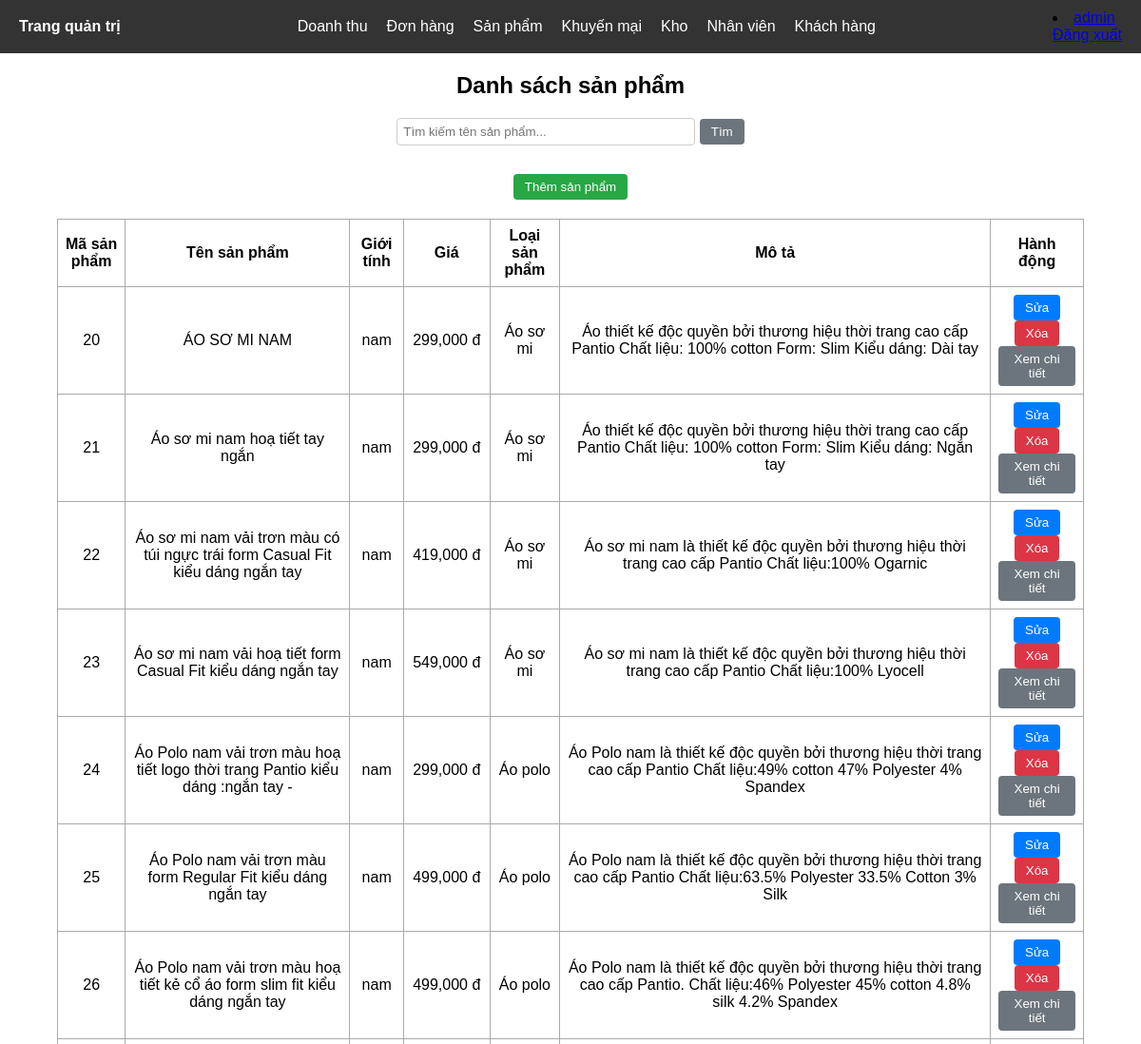
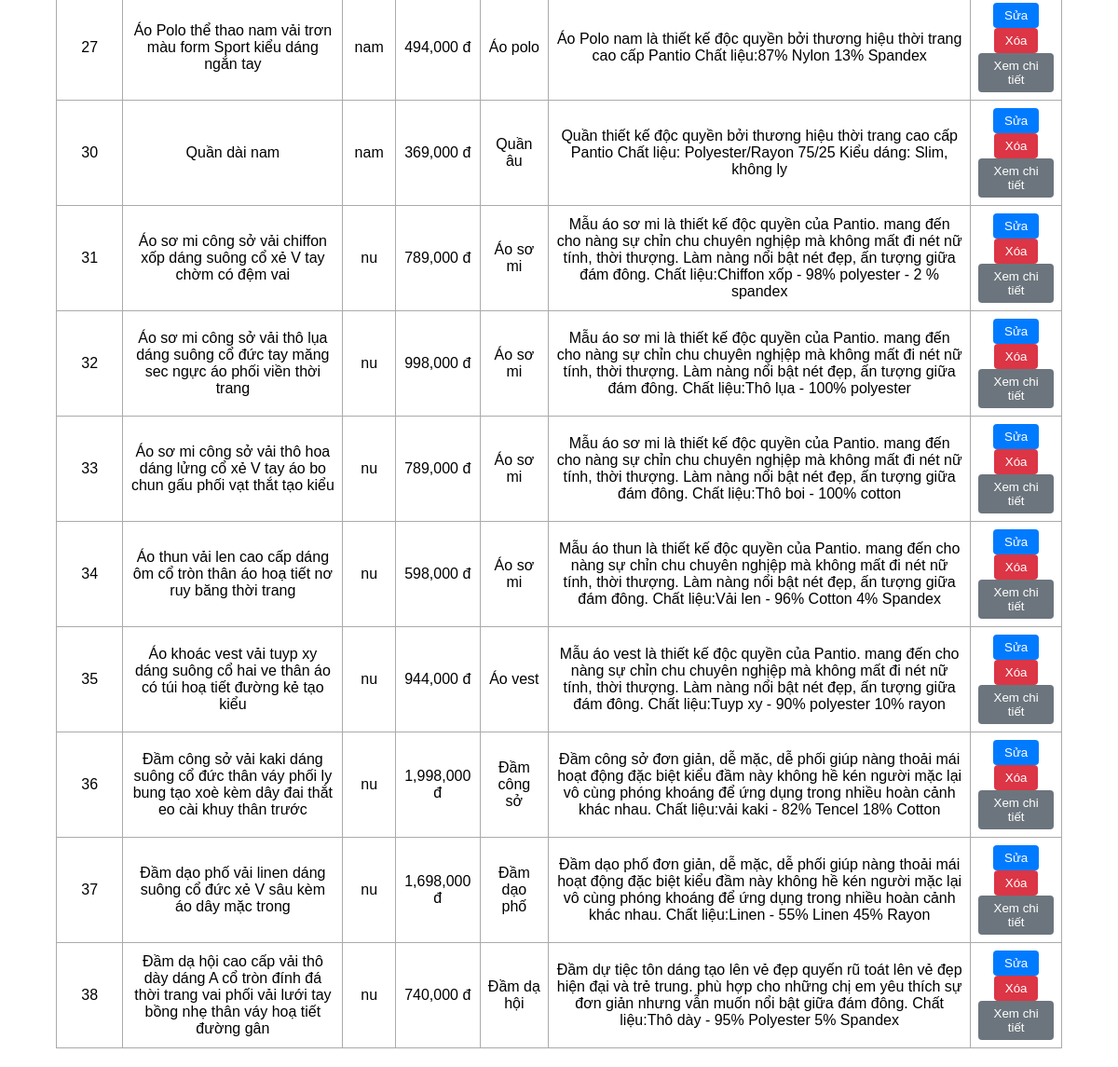
/admin/sanpham/sanphamnam.php (signed in), run on the app's committed database (2 pictures, top to bottom).
### tables this page shows
CREATE TABLE `sanphamnam` (
  `MaSP` int(11) NOT NULL,
  `TenSanPham` varchar(200) NOT NULL,
  `Gia` decimal(18,2) NOT NULL,
  `MaChiTiet` int(11) NOT NULL,
  `MoTa` text DEFAULT NULL,
  `GioiTinh` varchar(10) NOT NULL
);

CREATE TABLE `chitietloainam` (
  `MaChiTiet` int(11) NOT NULL,
  `TenChiTiet` varchar(100) NOT NULL,
  `MaLoai` int(11) NOT NULL
);

### admin/sanpham/sanphamnam.php (the view, shortened to what this page needs)
<?php
include '../include/header.php';
$search = $_GET['search'] ?? '';
$search = mysqli_real_escape_string($conn, $search);
$sql = "SELECT s.MaSP, s.TenSanPham, s.Gia, s.MoTa, s.GioiTinh, c.TenChiTiet AS LoaiSanPham
        FROM sanphamnam s
        LEFT JOIN chitietloainam c ON s.MaChiTiet = c.MaChiTiet
        WHERE s.TenSanPham LIKE '%$search%'";
$result = mysqli_query($conn, $sql);
?>
<!DOCTYPE html>
<html>
<head>
</head>
<body>
<h2 style="text-align: center;">Danh sách sản phẩm</h2>
<div class="top-button">
    <form method="GET" action="">
        <input type="text" name="search" placeholder="Tìm kiếm tên sản phẩm..." value="<?php echo htmlspecialchars($search); ?>">
        <button type="submit" class="btn btn-view">Tìm</button>
    </form>
</div>
<div class="top-button">
    <a href="themsanphamnam.php"><button class="btn btn-add">Thêm sản phẩm</button></a>
</div>
<table>
    <thead>
        <tr>
            <th>Mã sản phẩm</th>
            <th>Tên sản phẩm</th>
            <th>Giới tính</th>
            <th>Giá</th>
            <th>Loại sản phẩm</th>
            <th>Mô tả</th>
            <th>Hành động</th>
        </tr>
    </thead>
    <tbody>
        <?php while ($row = mysqli_fetch_assoc($result)) { ?>
        <tr>
            <td><?php echo htmlspecialchars($row['MaSP']); ?></td>
            <td><?php echo htmlspecialchars($row['TenSanPham']); ?></td>
            <td><?php echo htmlspecialchars($row['GioiTinh']); ?></td>
            <td><?php echo number_format($row['Gia']) . ' đ'; ?></td>
            <td><?php echo htmlspecialchars($row['LoaiSanPham']); ?></td>
            <td><?php echo htmlspecialchars($row['MoTa']); ?></td>
            <td>
                <a href="suasanphamnam.php?id=<?php echo urlencode($row['MaSP']); ?>"><button class="btn btn-edit">Sửa</button></a>
                <a href="xoasanphamnam.php?id=<?php echo urlencode($row['MaSP']); ?>" onclick="return confirm('Bạn có chắc muốn xóa?');"><button class="btn btn-delete">Xóa</button></a>
                <a href="chitietsanphamnam.php?masp=<?php echo urlencode($row['MaSP']); ?>"><button class="btn btn-view">Xem chi tiết</button></a>
            </td>
        </tr>
        <?php } ?>
    </tbody>
</table>
</body>
</html>

### admin/include/header.php (style rules this page uses)
body { margin: 0; font-family: Arial, sans-serif; }

### admin/sanpham/sanphamnam.php (style rules this page uses)
table { width: 90%; margin: 20px auto; border-collapse: collapse; }
th, td { border: 1px solid #aaa; padding: 8px; text-align: center; }
.top-button { width: 90%; margin: 20px auto 0 auto; text-align: center; }
.btn { padding: 6px 12px; cursor: pointer; border: none; border-radius: 4px; color: #fff; }
.btn-add { background-color: #28a745; }
.btn-edit { background-color: #007bff; }
.btn-delete { background-color: #dc3545; }
.btn-view { background-color: #6c757d; }
input[type="text"] { padding: 6px; width: 300px; margin-bottom: 10px; border-radius: 4px; border: 1px solid #ccc; }

### data on the page
sanphamnam: MaSP "20", TenSanPham "ÁO SƠ MI NAM", GioiTinh "nam", Gia "299,000", MaChiTiet.TenChiTiet "Áo sơ mi", MoTa "Áo thiết kế độc quyền bởi thương hiệu thời trang cao cấp Pantio Chất liệu: 100% cotton Form: Slim Kiểu dáng: Dài tay"
sanphamnam: MaSP "21", TenSanPham "Áo sơ mi nam hoạ tiết tay ngắn", GioiTinh "nam", Gia "299,000", MaChiTiet.TenChiTiet "Áo sơ mi", MoTa "Áo thiết kế độc quyền bởi thương hiệu thời trang cao cấp Pantio Chất liệu: 100% cotton Form: Slim Kiểu dáng: Ngắn tay"
sanphamnam: MaSP "22", TenSanPham "Áo sơ mi nam vải trơn màu có túi ngực trái form Casual Fit kiểu dáng ngắn tay", GioiTinh "nam", Gia "419,000", MaChiTiet.TenChiTiet "Áo sơ mi", MoTa "Áo sơ mi nam là thiết kế độc quyền bởi thương hiệu thời trang cao cấp Pantio Chất liệu:100% Ogarnic"
sanphamnam: MaSP "23", TenSanPham "Áo sơ mi nam vải hoạ tiết form Casual Fit kiểu dáng ngắn tay", GioiTinh "nam", Gia "549,000", MaChiTiet.TenChiTiet "Áo sơ mi", MoTa "Áo sơ mi nam là thiết kế độc quyền bởi thương hiệu thời trang cao cấp Pantio Chất liệu:100% Lyocell"
sanphamnam: MaSP "24", TenSanPham "Áo Polo nam vải trơn màu hoạ tiết logo thời trang Pantio kiểu dáng :ngắn tay -", GioiTinh "nam", Gia "299,000", MaChiTiet.TenChiTiet "Áo polo", MoTa "Áo Polo nam là thiết kế độc quyền bởi thương hiệu thời trang cao cấp Pantio Chất liệu:49% cotton 47% Polyester 4% Spandex"
sanphamnam: MaSP "25", TenSanPham "Áo Polo nam vải trơn màu form Regular Fit kiểu dáng ngắn tay", GioiTinh "nam", Gia "499,000", MaChiTiet.TenChiTiet "Áo polo", MoTa "Áo Polo nam là thiết kế độc quyền bởi thương hiệu thời trang cao cấp Pantio Chất liệu:63.5% Polyester 33.5% Cotton 3% Silk"
sanphamnam: MaSP "26", TenSanPham "Áo Polo nam vải trơn màu hoạ tiết kẻ cổ áo form slim fit kiểu dáng ngắn tay", GioiTinh "nam", Gia "499,000", MaChiTiet.TenChiTiet "Áo polo", MoTa "Áo Polo nam là thiết kế độc quyền bởi thương hiệu thời trang cao cấp Pantio. Chất liệu:46% Polyester 45% cotton 4.8% silk 4.2% Spandex"
sanphamnam: MaSP "27", TenSanPham "Áo Polo thể thao nam vải trơn màu form Sport kiểu dáng ngắn tay", GioiTinh "nam", Gia "494,000", MaChiTiet.TenChiTiet "Áo polo", MoTa "Áo Polo nam là thiết kế độc quyền bởi thương hiệu thời trang cao cấp Pantio Chất liệu:87% Nylon 13% Spandex"
sanphamnam: MaSP "30", TenSanPham "Quần dài nam", GioiTinh "nam", Gia "369,000", MaChiTiet.TenChiTiet "Quần âu", MoTa "Quần thiết kế độc quyền bởi thương hiệu thời trang cao cấp Pantio Chất liệu: Polyester/Rayon 75/25 Kiểu dáng: Slim, không ly"
sanphamnam: MaSP "31", TenSanPham "Áo sơ mi công sở vải chiffon xốp dáng suông cổ xẻ V tay chờm có đệm vai", GioiTinh "nu", Gia "789,000", MaChiTiet.TenChiTiet "Áo sơ mi", MoTa "Mẫu áo sơ mi là thiết kế độc quyền của Pantio. mang đến cho nàng sự chỉn chu chuyên nghịệp mà không mất đi nét nữ tính, thời thượng. Làm nàng nổi bật nét đẹp, ấn tượng giữa đám đông. Chất liệu:Chiffon xốp - 98% polyester - 2 % spandex"
sanphamnam: MaSP "32", TenSanPham "Áo sơ mi công sở vải thô lụa dáng suông cổ đức tay măng sec ngực áo phối viền thời trang", GioiTinh "nu", Gia "998,000", MaChiTiet.TenChiTiet "Áo sơ mi", MoTa "Mẫu áo sơ mi là thiết kế độc quyền của Pantio. mang đến cho nàng sự chỉn chu chuyên nghịệp mà không mất đi nét nữ tính, thời thượng. Làm nàng nổi bật nét đẹp, ấn tượng giữa đám đông. Chất liệu:Thô lụa - 100% polyester"
sanphamnam: MaSP "33", TenSanPham "Áo sơ mi công sở vải thô hoa dáng lửng cổ xẻ V tay áo bo chun gấu phối vạt thắt tạo kiểu", GioiTinh "nu", Gia "789,000", MaChiTiet.TenChiTiet "Áo sơ mi", MoTa "Mẫu áo sơ mi là thiết kế độc quyền của Pantio. mang đến cho nàng sự chỉn chu chuyên nghịệp mà không mất đi nét nữ tính, thời thượng. Làm nàng nổi bật nét đẹp, ấn tượng giữa đám đông. Chất liệu:Thô boi - 100% cotton"
sanphamnam: MaSP "34", TenSanPham "Áo thun vải len cao cấp dáng ôm cổ tròn thân áo hoạ tiết nơ ruy băng thời trang", GioiTinh "nu", Gia "598,000", MaChiTiet.TenChiTiet "Áo sơ mi", MoTa "Mẫu áo thun là thiết kế độc quyền của Pantio. mang đến cho nàng sự chỉn chu chuyên nghịệp mà không mất đi nét nữ tính, thời thượng. Làm nàng nổi bật nét đẹp, ấn tượng giữa đám đông. Chất liệu:Vải len - 96% Cotton 4% Spandex"
sanphamnam: MaSP "35", TenSanPham "Áo khoác vest vải tuyp xy dáng suông cổ hai ve thân áo có túi hoạ tiết đường kẻ tạo kiểu", GioiTinh "nu", Gia "944,000", MaChiTiet.TenChiTiet "Áo vest", MoTa "Mẫu áo vest là thiết kế độc quyền của Pantio. mang đến cho nàng sự chỉn chu chuyên nghịệp mà không mất đi nét nữ tính, thời thượng. Làm nàng nổi bật nét đẹp, ấn tượng giữa đám đông. Chất liệu:Tuyp xy - 90% polyester 10% rayon"
sanphamnam: MaSP "36", TenSanPham "Đầm công sở vải kaki dáng suông cổ đức thân váy phối ly bung tạo xoè kèm dây đai thắt eo cài khuy thân trước", GioiTinh "nu", Gia "1,998,000", MaChiTiet.TenChiTiet "Đầm công sở", MoTa "Đầm công sở đơn giản, dễ mặc, dễ phối giúp nàng thoải mái hoạt động đặc biệt kiểu đầm này không hề kén người mặc lại vô cùng phóng khoáng để ứng dụng trong nhiều hoàn cảnh khác nhau. Chất liệu:vải kaki - 82% Tencel 18% Cotton"
sanphamnam: MaSP "37", TenSanPham "Đầm dạo phố vải linen dáng suông cổ đức xẻ V sâu kèm áo dây mặc trong", GioiTinh "nu", Gia "1,698,000", MaChiTiet.TenChiTiet "Đầm dạo phố", MoTa "Đầm dạo phố đơn giản, dễ mặc, dễ phối giúp nàng thoải mái hoạt động đặc biệt kiểu đầm này không hề kén người mặc lại vô cùng phóng khoáng để ứng dụng trong nhiều hoàn cảnh khác nhau. Chất liệu:Linen - 55% Linen 45% Rayon"
sanphamnam: MaSP "38", TenSanPham "Đầm dạ hội cao cấp vải thô dày dáng A cổ tròn đính đá thời trang vai phối vải lưới tay bồng nhẹ thân váy hoạ tiết đường gân", GioiTinh "nu", Gia "740,000", MaChiTiet.TenChiTiet "Đầm dạ hội", MoTa "Đầm dự tiệc tôn dáng tạo lên vẻ đẹp quyến rũ toát lên vẻ đẹp hiện đại và trẻ trung. phù hợp cho những chị em yêu thích sự đơn giản nhưng vẫn muốn nổi bật giữa đám đông. Chất liệu:Thô dày - 95% Polyester 5% Spandex"

### other printed values
$tennv "admin"
